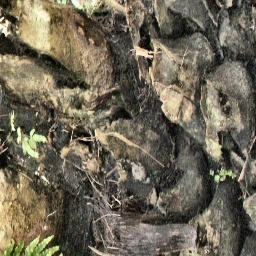
#> input picture data/samples/DSC03977_6.JPG, 256 x 256 px
$ python -i preprocessing.py   (imports and definitions only)
#> lines starting #> are read from the running program, lines starting #| are printed output that depends on the picture
import os
import sys
from typing import Union

import cv2
import numpy as np
import argparse

ap = argparse.ArgumentParser()
# [6 lines not run here, left out]


def enhance(image: Union[str, np.ndarray]) -> np.ndarray:
    """
    Enhance image by using adaptive histogram equalization
    :param image: [str, np.ndarray], path to image file or image array in numpy array
    :return: np.ndarray, numpy array of enhance image
    """
#> called with image = 'data/samples/DSC03977_6.JPG'
    if type(image) is str:
        image = cv2.imread(image)
#> image is the input picture: shape (256, 256, 3); mean B, G, R 85.8, 102.9, 109.6
    # convert from BGR to YCrCb
    ycrcb = cv2.cvtColor(image, cv2.COLOR_BGR2YCR_CB)
#> ycrcb: shape (256, 256, 3); mean of channels 0, 1, 2 103, 132.8, 118.3
    # create clahe object
    clahe = cv2.createCLAHE(clipLimit=2.0, tileGridSize=(8, 8))
    # equalize the histogram of the Y channel
    ycrcb[:, :, 0] = clahe.apply(ycrcb[:, :, 0])
#> ycrcb: shape (256, 256, 3); mean of channels 0, 1, 2 125.5, 132.8, 118.3
    # convert the YCR_CB image back to RGB format
    equalized_image = cv2.cvtColor(ycrcb, cv2.COLOR_YCR_CB2BGR)
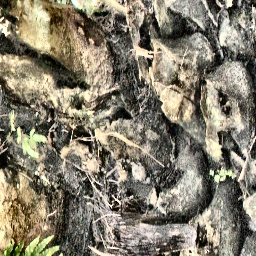
#> equalized_image: shape (256, 256, 3); mean B, G, R 108.4, 125.4, 132
    return equalized_image


def remove_noise(image: Union[str, np.ndarray]) -> np.ndarray:
    """
    Remove noise from image using bilateral filter
    :param image: [str, np.ndarray], path to image file or image array in numpy array
    :return: np.ndarray, numpy array of image with removed noise
    """
    if type(image) is str:
        image = cv2.imread(image)
    # apply bilateral filter with d = 15, sigmaColor = sigmaSpace = 75.
    bilateral_filtered_image = cv2.bilateralFilter(image, 15, 75, 75)
    return bilateral_filtered_image


def resize(image: Union[str, np.ndarray], size: int = 256) -> np.ndarray:
    """
    Resize image
    :param image: [str, np.ndarray], path to image file or image array in numpy array
    :param size: int, size of image
    :return: np.ndarray, numpy array of image with removed noise
    """
    if type(image) is str:
        image = cv2.imread(image)
    resized_image = cv2.resize(image, (size, size))
    return resized_image


def preprocess(image: Union[str, np.ndarray]) -> np.ndarray:
    if type(image) is str:
        image = cv2.imread(image)
    if args['enhance']:
        image = enhance(image)
    if args['remove_noise']:
        image = remove_noise(image)
    if args['resize']:
        image = resize(image)
    return image


# [19 lines not run here, left out]

>>> result = enhance('data/samples/DSC03977_6.JPG')

$ run again, on data/samples/noise_removed.jpg
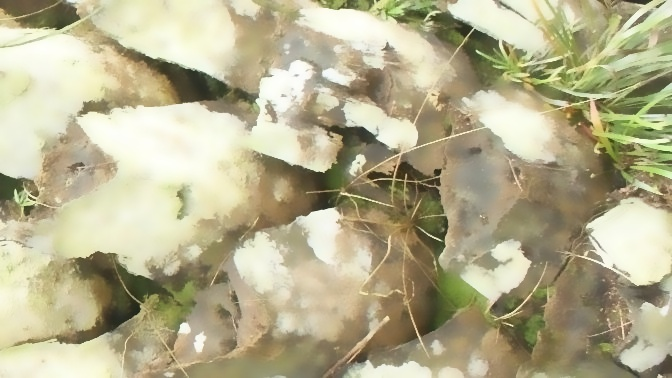
#> input picture data/samples/noise_removed.jpg, 672 x 378 px
#> in enhance, image is the input picture: shape (378, 672, 3); mean B, G, R 142.8, 175.7, 181.6
#> in enhance, `equalized_image = cv2.cvtColor(ycrcb, cv2.COLOR_YCR_CB2BGR)`:
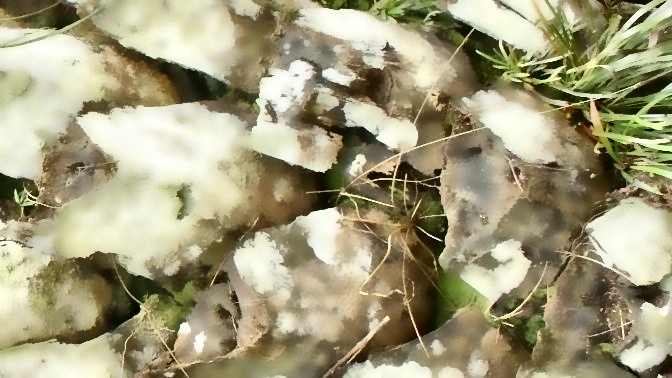
#> equalized_image: shape (378, 672, 3); mean B, G, R 123.3, 156.1, 162
